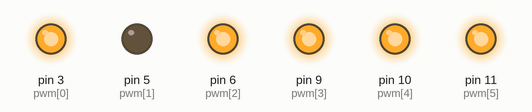
This sketch was run on a simulated Arduino Uno, built with avr-gcc and run on an emulated ATmega328P. Parts: output pins drawn as LEDs (lit = HIGH). Random numbers use the default seed unless the sketch sets one.

Above: at 0.15 s.
At 4.3 s:
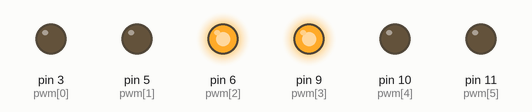
At 15.2 s:
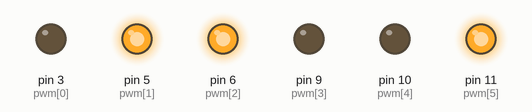
At 24.0 s:
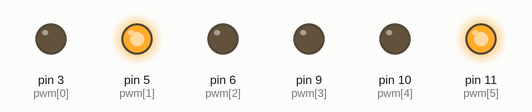
At 32.6 s:
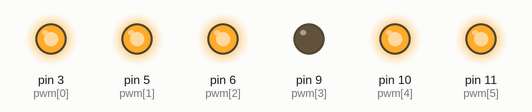
At 36.6 s:
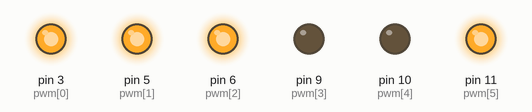
Timing chart, 0 to 38.9 s (numbered marks = the images above):
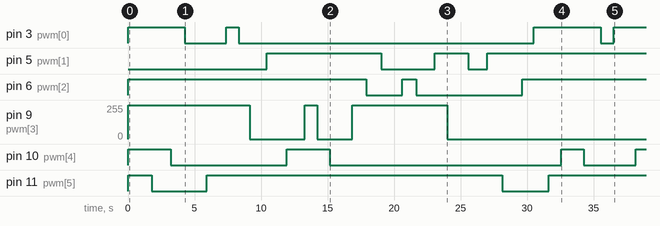

Measured:
- by itself, pin 3 (pwm[0]): goes LOW 3.1 s, HIGH 0.94 s, LOW 22.2 s, HIGH 5.0 s, LOW 0.97 s, then HIGH
- by itself, pin 5 (pwm[1]): goes HIGH 8.6 s, LOW 4.0 s, HIGH 2.5 s, LOW 1.4 s, then HIGH
- by itself, pin 6 (pwm[2]): HIGH → LOW at 17.9 s, → HIGH 2.7 s later, → LOW 1.0 s later, → HIGH 8.0 s later
- by itself, pin 9 (pwm[3]): goes 0/255 4.2 s, 255/255 0.94 s, 0/255 2.6 s, 255/255 7.1 s, then 0/255
- by itself, pin 10 (pwm[4]): goes LOW 8.7 s, HIGH 3.3 s, LOW 17.4 s, HIGH 1.7 s, LOW 3.9 s, then HIGH
- by itself, pin 11 (pwm[5]): HIGH → LOW at 1.8 s, → HIGH 4.1 s later, → LOW 22.2 s later, → HIGH 3.5 s later

The sketch:

Christmas_Village.ino
```cpp
#include <Arduino.h>

extern void fadeIn(int pin, int time);
extern void fadeOut(int pin, int time);


#ifdef AVR

uint8_t pwm[] = {3,5,6,9,10,11};
#define PWM_LENGTH 6
#define MAX_PWM 255

#else

uint8_t pwm[] = {2,4,5,12,13,14};
#define PWM_LENGTH 6
#define MAX_PWM PWMRANGE

#define WIFI_Connect

#endif

typedef enum {
  ChannelState_Off,
  ChannelState_On
} ChannelState;

ChannelState state[PWM_LENGTH];

#define FADE_TIME           1000
#define MAX_DELAY           1000

void setup() {
  // put your setup code here, to run once:
  for(int i = 0; i < PWM_LENGTH; i++)
  {
    pinMode(pwm[i], OUTPUT);
    digitalWrite(pwm[i], HIGH);
    state[i] = ChannelState_On;
  }
}

void loop()
{
  int channel = random(PWM_LENGTH);
  switch(state[channel])
  {
    case ChannelState_Off:
      fadeIn(pwm[channel], FADE_TIME);
      state[channel] = ChannelState_On;
      break;
    case ChannelState_On:
      fadeOut(pwm[channel], FADE_TIME);
      state[channel] = ChannelState_Off;
      break;
  }
  delay(random(MAX_DELAY));
}

void fadeIn(int pin, int time)
{
  int delayTime = max(1, time / MAX_PWM);
  for(int i = 0; i <= MAX_PWM; i++)
  {
    analogWrite(pin, i);
    delay(delayTime);
  }
}

void fadeOut(int pin, int time)
{
  int delayTime = max(1, time / MAX_PWM);
  for(int i = MAX_PWM; i >= 0; i--)
  {
    analogWrite(pin, i);
    delay(delayTime);
  }
}
```
